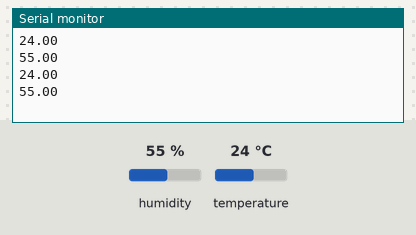
This sketch was run on a simulated ESP8266 (NodeMCU). Parts: the last lines printed to the serial monitor. The inputs (shaded band) are chosen by the test bench; at power-on: humidity 55 %, temperature 24 °C.

Above: at 2.8 s.
2.9 s: humidity set to 22 %
At 4.7 s:
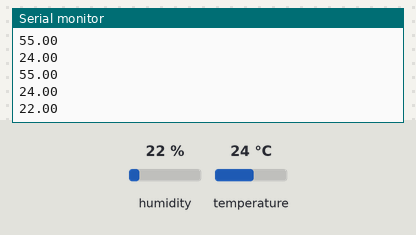
5.6 s: temperature set to 12 °C
At 7.1 s:
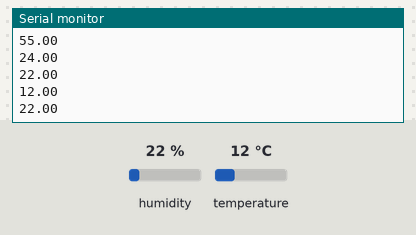
8.3 s: humidity set to 40 %
At 10.7 s:
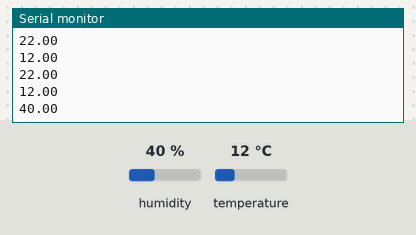
Timing chart, 0 to 12.2 s (numbered marks = the images above; inputs shaded):
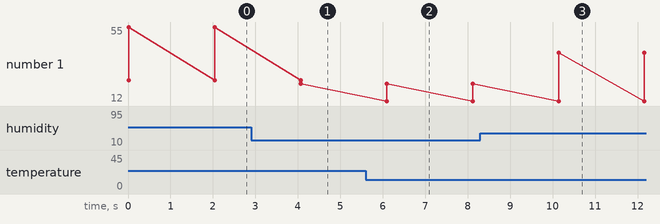

The sketch:

sensores.ino
```cpp
#include <DHT.h>

#define DHTPIN D4
#define DHTTYPE DHT11

DHT dht(DHTPIN, DHTTYPE);

void setup() {

  Serial.begin(115200);
  dht.begin();
}

void loop() {

  float temp = dht.readTemperature();
  float umid = dht.readHumidity();

  Serial.println(temp);
  Serial.println(umid);

  delay(2000);
}
```

Measured:
- after the input at 2.9 s, the serial monitor: prints a new line after 1.2 s (image 1)
- after the input at 5.6 s, the serial monitor: prints a new line after 0.49 s (image 2)
- after the input at 8.3 s, the serial monitor: prints a new line after 1.8 s (image 3)
- plotted number 1: 55 → 22 after the input at 2.9 s, 22 → 40 after the input at 8.3 s
